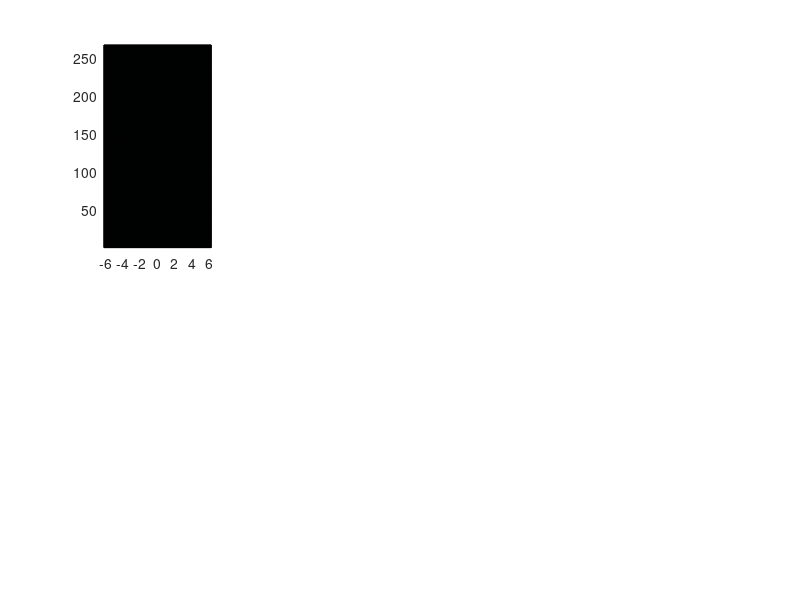

The MATLAB script that drew this image: (Note: this script raises an error after producing the figure.)
clc; clear; close all
load('Test01.mat')
close all hidden;
%% This is a raw-wise FFT / IFFT
fft1d2 = @ (x) fftshift(fft(fftshift(x,2),[],2),2);
ifft1d2 = @ (x) ifftshift(ifft(ifftshift(x,2),[],2),2);
fft1d1 = @ (x) fftshift(fft(fftshift(x,1),[],1),1);
ifft1d1 = @ (x) ifftshift(ifft(ifftshift(x,1),[],1),1);
%% plotting raw time domain signal
subplot(2,4,1)
pc =pcolor(FastTime/1e-6,1:etaTotal,real(sqd));
pc.LineStyle='none';
colormap parula
xlabel('Fast time [\mus]')
ylabel('Azimuth index')
title('Step 0: Raw time domain (magnitude)')
%% Step 1: Range Compression
So = fft1d2(sqd); % FFT the time domain signal (FFT along each eta row)
% This is the template for the Match Filter
tau = 0;
sb = exp(1j*pi *   (-2*RadPar.fo * tau + RadPar.K*(FastTime-tau).^2   )    ) ...
    .*(FastTime>(-RadPar.T/2+tau)).*(FastTime<(RadPar.T/2+tau));
G = conj(fftshift(fft(fftshift(sb))));
Src  = repmat(G,size(So,1),1).*So; %Equation 5.5
src  = ifft1d2(Src); %Equation 5.6
%% Generate the reference signal based on the ground referene point
So = fft1d2(sqd_ref); % FFT the time domain signal (FFT along each eta row)
% This is the template for the Match Filter
tau = 0;
sb = exp(1j*pi *   (-2*RadPar.fo * tau + RadPar.K*(FastTime-tau).^2   )    ) ...
    .*(FastTime>(-RadPar.T/2+tau)).*(FastTime<(RadPar.T/2+tau));
G = conj(fftshift(fft(fftshift(sb))));
Src  = repmat(G,size(So,1),1).*So; %Equation 5.5
src_ref  = ifft1d2(Src); %Equation 5.6
S1_ref = fft1d1(src_ref);

%% Plotting the range-compressed image
subplot(2,4,2)
pc =pcolor(FastTime/1e-6,1:etaTotal,real(src));
pc.LineStyle='none';
xlabel('Fast time [\mus]')
ylabel('Azimuth index')
title('Step 1: Range compression')
drawnow
%% Step 2 Azimuth FFT
S1 = fft1d1(src);
subplot(2,4,3)
pc =pcolor(FastTime/1e-6,1:etaTotal,abs(S1));
pc.LineStyle='none';
xlabel('Fast time [ms]')
ylabel('Azimuth index')
title('Step 2: Az FFT')

%% Step 3 Range cell migration compensation
DeltaR = R - Ro;
subplot(2,4,4)
plot(1:etaTotal,abs(DeltaR));
xlabel('Azimuth index')
ylabel('Range compensation [m]')
title('Step 3.1: Range compensation profile')

% shiftring range cells
RangeBin = 2*RadPar.ts*c;
NbinsShift = round(DeltaR/RangeBin);
for ctr=1:size(S1,1)
    S2(ctr,:) = circshift(S1(ctr,:),NbinsShift);
end

for ctr=1:size(S1_ref,1)
    S2_ref(ctr,:) = circshift(S1_ref(ctr,:),NbinsShift);
end
subplot(2,4,5)
pc =pcolor(FastTime/1e-6,1:etaTotal,real(S2));
pc.LineStyle='none';
xlabel('Fast time [\mus]')
ylabel('Azimuth index')
title('Step 3.2: RCMC')
drawnow
%% Step 4/5 Azimuth compression
Haz = exp(1j*pi*R*4*RadPar.fo/c);
subplot(2,4,6)
plot(real(Haz))

%S3 = S2 .* repmat(Haz,1,size(S2,2));
midpoint = round(size(S2_ref,2)/2)+1;
S2_ref = repmat(S2_ref(:,midpoint),1,size(S2,2));
S3 = S2 .* conj(S2_ref);
sSLC = ifft1d1(S3);

figure(2)
Range =(-(numel(FastTime)/2)*RangeBin:RangeBin:(numel(FastTime)/2-1)*RangeBin)/2;
speed= mean(sqrt(sum((diff(SatECI,[],2)).^2)) /Param.dt);

CrossRange = (1:etaTotal)*Param.dt*speed/1000;
%%
sSLC=sSLC./max(abs(sSLC),[],"all");
ax=gca;
pc =pcolor(Range/1000,CrossRange,(abs(sSLC)));
pc.LineStyle='none';
ax.YAxis.Direction = 'reverse';
ax.XAxis.Direction = 'reverse';
xlabel('Range [km]')
ylabel('Cross Range [km]')
title('Step 5: Comressed image')
colormap bone
axis equal
 
%% Geographic projection
% Here we map the cross-range / range to domain to the original geographic
% coordinates longitute / latitude.

for eta =1:etaTotal
[~,~,SAR_Range(eta,:)] = geodetic2aer(Targetlat(eta,:),Targetlon(eta,:),0,Satlla(eta,1),Satlla(eta,2),Satlla(eta,3),E);
SAR_Range(eta,:) = (SAR_Range(eta,:)-slantrangeMid(eta))*2;
SARlat(eta,:) = interp1(SAR_Range(eta,:),Targetlat(eta,:),Range,"linear","extrap");
SARlon(eta,:) = interp1(SAR_Range(eta,:),Targetlon(eta,:),Range,"linear","extrap");
end
figure
subplot(1,2,1)
[xEast,yNorth,~] = latlon2local(SARlat,SARlon,0,GRP);
scatter(xEast(:)/1000,yNorth(:)/1000,2,double(abs(sSLC(:))),'MarkerEdgeColor','none','MarkerFaceColor','flat')
colormap bone
axis equal
hold on
plot(0,0,'+'); % Mid point (reference)
xlabel('x-axis [km]')
ylabel('y-axis [km]')
title('Processed SAR Image')

subplot(1,2,2)
[xEast,yNorth,~] = latlon2local(Targetlat,Targetlon,0,GRP);
scatter(xEast(:)/1000,yNorth(:)/1000,2,a(:),'MarkerEdgeColor','none','MarkerFaceColor','flat')
colormap bone
axis equal
hold on
plot(0,0,'+'); % Mid point (reference)
xlabel('x-axis [km]')
ylabel('y-axis [km]')
title('Satellite swath (optical)')


